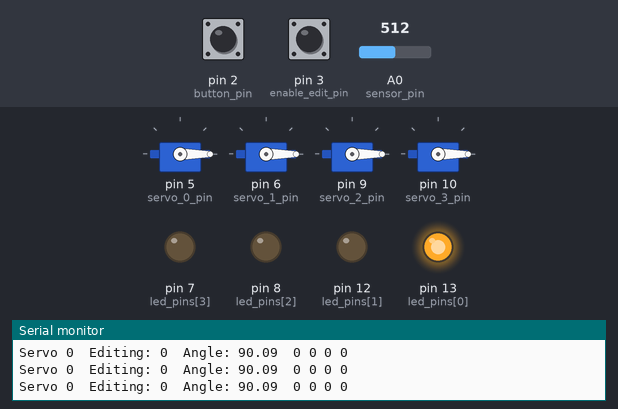
Bench run of a sketch on a simulated Arduino Uno, built with avr-gcc and run on an emulated ATmega328P. Parts: 4 × servo, output pins drawn as LEDs (lit = HIGH), the last lines printed to the serial monitor. Inputs (shaded band) come from the test bench; at power-on: pin 3 (enable_edit_pin) HIGH, A0 (sensor_pin) = 512, pin 2 (button_pin) HIGH.

Above: at 1.2 s.
1.3 s: pin 3 (enable_edit_pin) pulled LOW for 0.15 s
At 2.2 s:
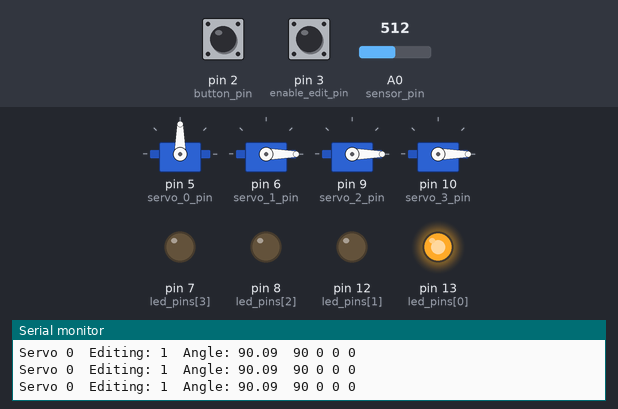
2.9 s: A0 (sensor_pin) set to 552
At 3.8 s:
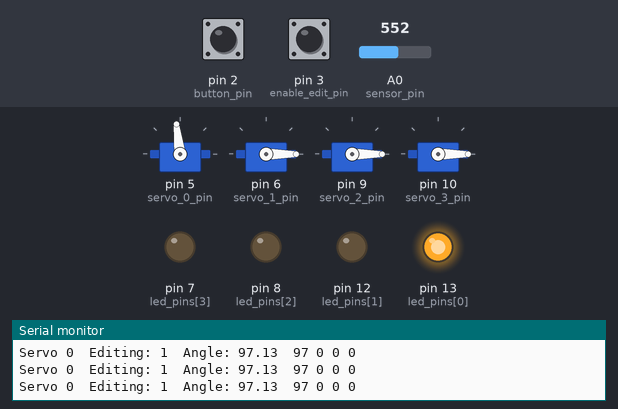
5.9 s: A0 (sensor_pin) set to 583
At 6.4 s:
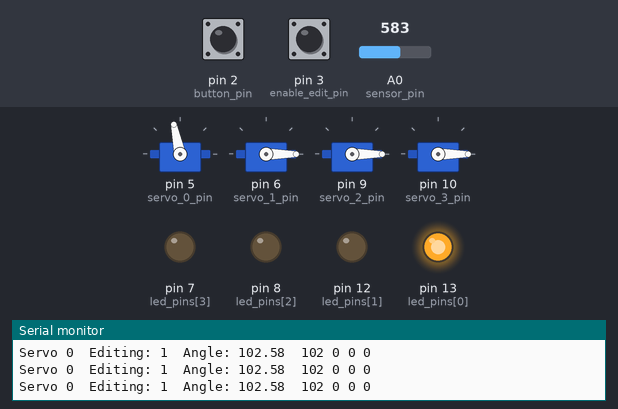
7.4 s: pin 2 (button_pin) pulled LOW for 0.15 s
At 8.6 s:
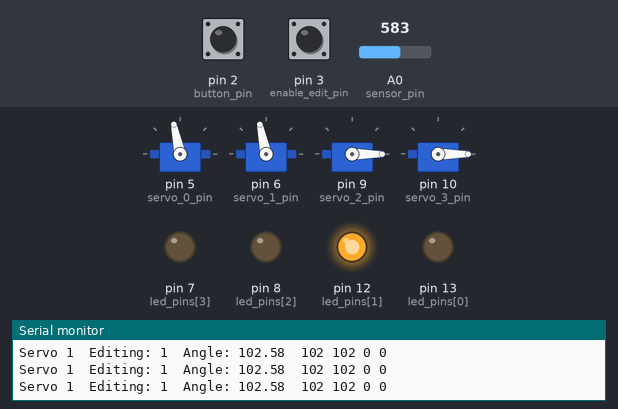
9.0 s: pin 2 (button_pin) pulled LOW for 1 s
At 9.8 s:
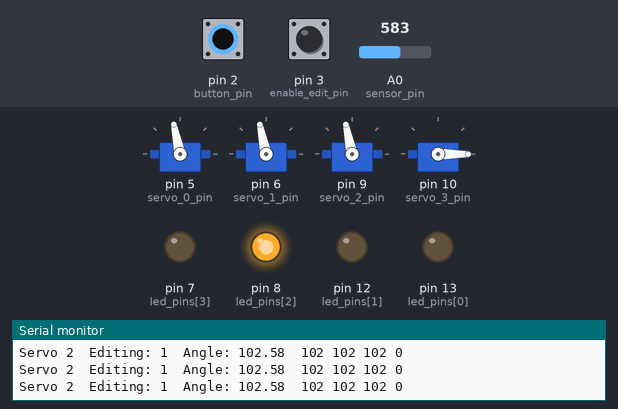
11.5 s: pin 2 (button_pin) pulled LOW for 0.15 s
At 12.7 s:
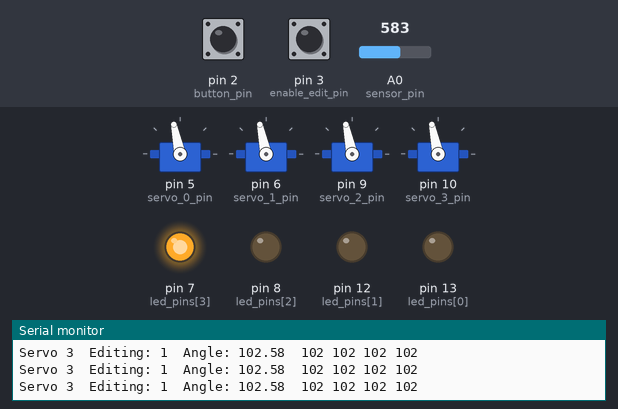
Timing chart, 0 to 14.1 s (numbered marks = the images above; inputs shaded):
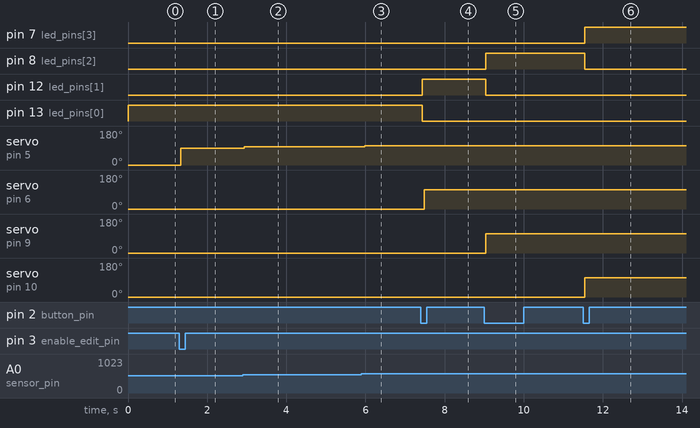

Measured:
- after the input at 1.3 s, servo on pin 5 (servo_0_pin): 0° → 90° at once
- after the input at 2.9 s, servo on pin 5 (servo_0_pin): 90° → 97° at once
- after the input at 5.9 s, servo on pin 5 (servo_0_pin): 97° → 102° after 0.08 s
- after the input at 7.4 s, pin 12 (led_pins[1]): LOW → HIGH at once; pin 13 (led_pins[0]): HIGH → LOW at once; servo on pin 6 (servo_1_pin): 0° → 102° after 0.08 s
- after the input at 9.0 s, pin 8 (led_pins[2]): LOW → HIGH after 0.05 s; pin 12 (led_pins[1]): HIGH → LOW after 0.05 s; servo on pin 9 (servo_2_pin): 0° → 102° after 0.05 s
- after the input at 11.5 s, pin 7 (led_pins[3]): LOW → HIGH at once; pin 8 (led_pins[2]): HIGH → LOW at once; servo on pin 10 (servo_3_pin): 0° → 102° at once

The sketch:

potentiometer_control.ino
```cpp
/*
 * Potentiometer Control
 *
 * Wiring
 * - A0: Potentiometer
 * - Pin 2: Button (Select active servo) [Interrupt required]
 * - Pin 3: Button (Enable/Disable editing) [Interrupt required]
 * - Pin 5: Servo 0 signal [PWM required]
 * - Pin 6: Servo 1 signal [PWM required]
 * - Pin 7: Servo 2 signal [PWM required]
 * - Pin 8: Servo 3 signal [PWM required]
 * - Pin 13, 12, 8, 7: LED (Optional - Current servo will also be shown on serial monitor)
 *
 * Example serial monitor output
 *
 *    Servo 3 Editing: 0  Angle: 178.42 75 76 130 178
 */


#include <Servo.h>

constexpr int sensor_pin {A0};
constexpr int button_pin {2};
constexpr int enable_edit_pin {3};
constexpr int servo_0_pin {5};
constexpr int servo_1_pin {6};
constexpr int servo_2_pin {9};
constexpr int servo_3_pin {10};
constexpr int led_pins[4] = {13, 12, 8, 7};
constexpr int update_interval {50};

// Default servo positions
int servo_pos[4] {0, 0, 0, 0};
int last_check_millis {0};

volatile int current_servo {0};
volatile int last_change_millis {0};
volatile int last_edit_millis {0};
volatile int enable_edit {0};

Servo servo_0;
Servo servo_1;
Servo servo_2;
Servo servo_3;

void isr()
{
  if (millis() - last_change_millis > 200)
  {
    current_servo = (current_servo + 1) % 4;
    last_change_millis = millis();
  }
}

void isr_2()
{
  if (millis() - last_edit_millis > 200)
  {
    enable_edit = !enable_edit;
    last_edit_millis = millis();
  }
}

void on_led(int led_on)
{
  for (int i {0}; i < 4; i++)
  {
   if (i != led_on)
   {
     digitalWrite(led_pins[i], LOW);
   }
   else {
     digitalWrite(led_pins[i], HIGH);
   }
  }
}

void write_servo_pos()
{
    servo_0.write(servo_pos[0]);
    servo_1.write(servo_pos[1]);
    servo_2.write(servo_pos[2]);
    servo_3.write(servo_pos[3]);
}

void setup()
{
  pinMode(button_pin, INPUT_PULLUP);
  pinMode(enable_edit_pin, INPUT_PULLUP);
  pinMode(sensor_pin, INPUT);
  for (auto i: led_pins)
  {
   pinMode(i, OUTPUT);
  }
  servo_0.attach(servo_0_pin);
  servo_1.attach(servo_1_pin);
  servo_2.attach(servo_2_pin);
  servo_3.attach(servo_3_pin);
  Serial.begin(9600);

  attachInterrupt(digitalPinToInterrupt(button_pin), isr, FALLING);
  attachInterrupt(digitalPinToInterrupt(enable_edit_pin), isr_2, FALLING);
}

void loop()
{
  // Get data from potentiometer
  float angle {};
  int sensor_input = analogRead(sensor_pin);
  angle = sensor_input / 1023.0 * 180;
  // Serial.print("Current angle: "); Serial.println(angle);

  // Update angle from potentiometer
  if (millis() - last_check_millis > update_interval && enable_edit)
  {
    servo_pos[current_servo] = angle;
    last_check_millis = millis();
  }

  on_led(current_servo);
  write_servo_pos();
  Serial.print("Servo "); Serial.print(current_servo); Serial.print("\t");
  Serial.print("Editing: "); Serial.print(enable_edit); Serial.print("\t");
  Serial.print("Angle: "); Serial.print(angle); Serial.print("\t");
  for (auto i: servo_pos)
  {
    Serial.print(i);
    Serial.print(" ");
  }
  Serial.println();
}
```
